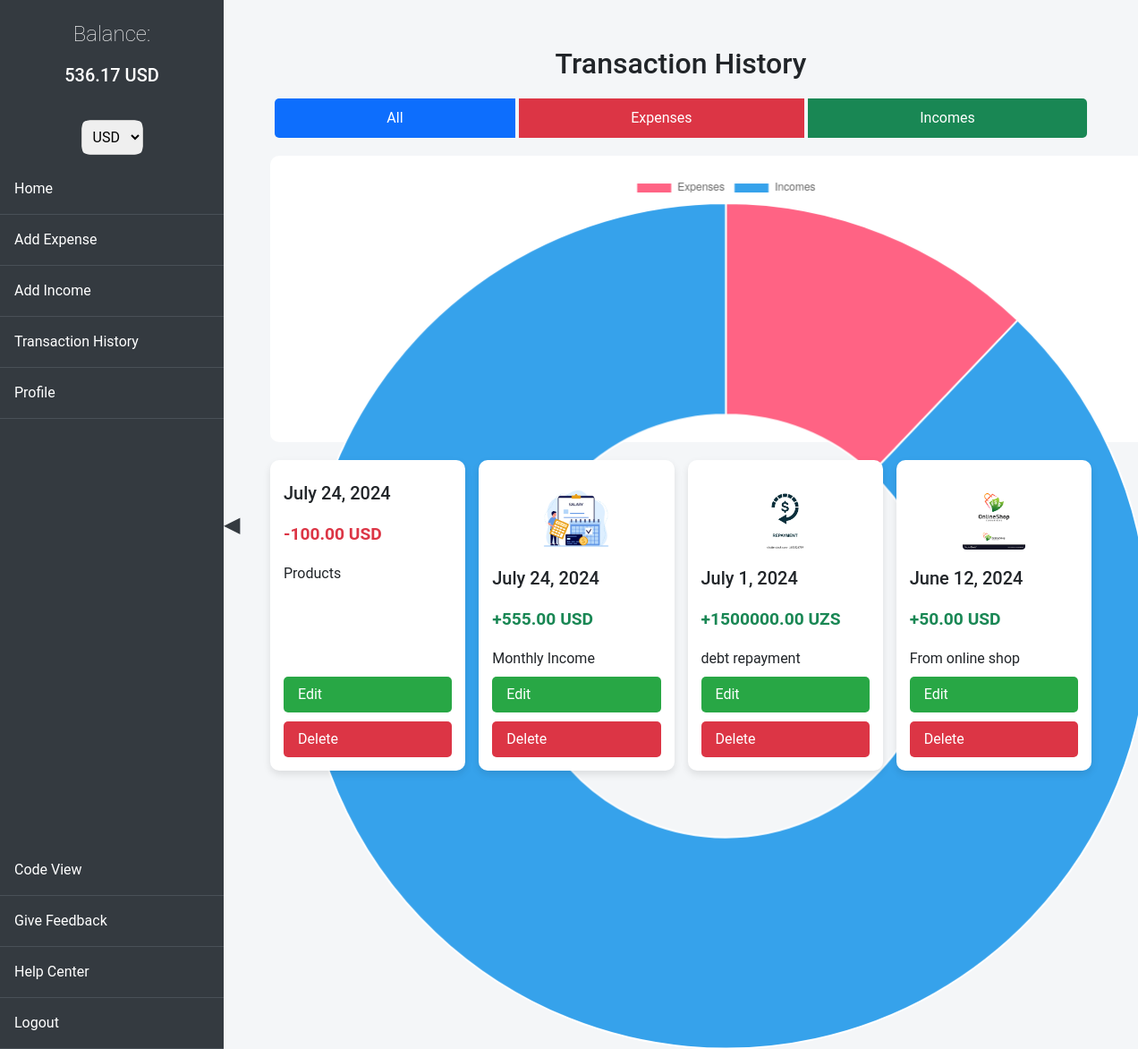
The page / (signed in) on the database its author committed.
### history/models.py (models this page shows, shortened)
class Expense(models.Model):
    CURRENCY_CHOICES = [
        ('UZS', 'Uzbekistani Som'),
        ('USD', 'US Dollar'),
        ('RUB', 'Russian Rouble'),
    ]
    PAYMENT_METHOD_CHOICES = [
        ('cash', 'Cash'),
        ('card', 'Card'),
        ('crypto', 'Crypto'),
    ]
    amount = models.DecimalField(max_digits=10, decimal_places=2)
    date = models.DateField()
    account_balance = models.ForeignKey(AccountBalance, on_delete=models.CASCADE)
    expense_type = models.ForeignKey(ExpenseType, on_delete=models.SET_NULL, null=True, blank=True)
    manual_expense_type = models.CharField(max_length=50, blank=True, null=True)
    image = models.ImageField(upload_to='expense_images/', blank=True, null=True)
    currency = models.CharField(max_length=3, choices=CURRENCY_CHOICES, default='UZS')
    payment_method = models.CharField(max_length=6, choices=PAYMENT_METHOD_CHOICES, default='cash')

class Income(models.Model):
    CURRENCY_CHOICES = [
        ('UZS', 'Uzbekistani Som'),
        ('USD', 'US Dollar'),
        ('RUB', 'Russian Rouble'),
    ]
    PAYMENT_METHOD_CHOICES = [
        ('cash', 'Cash'),
        ('card', 'Card'),
        ('crypto', 'Crypto'),
    ]
    amount = models.DecimalField(max_digits=10, decimal_places=2)
    income_type = models.ForeignKey(IncomeType, on_delete=models.SET_NULL, null=True, blank=True)
    manual_income_type = models.CharField(max_length=255, null=True, blank=True)
    manual_income_image = models.ImageField(upload_to='manual_income_types/', null=True, blank=True)
    image = models.ImageField(upload_to='incomes/', null=True, blank=True)
    date = models.DateField()
    account_balance = models.ForeignKey(AccountBalance, on_delete=models.CASCADE)
    currency = models.CharField(max_length=3, choices=CURRENCY_CHOICES, default='UZS')
    payment_method = models.CharField(max_length=6, choices=PAYMENT_METHOD_CHOICES, default='cash')

class IncomeType(models.Model):
    name = models.CharField(max_length=255)
    image = models.ImageField(upload_to='income_types/', null=True, blank=True)

### history/views.py (the view)
# urls.py: path('', views.index, name='index'),
@login_required
def index(request):
    selected_currency = get_selected_currency(request)
    account_balance = get_object_or_404(AccountBalance, user=request.user)
    expenses = Expense.objects.select_related('expense_type', 'account_balance').filter(account_balance__user=request.user)
    incomes = Income.objects.select_related('income_type', 'account_balance').filter(account_balance__user=request.user)
    total_expenses = sum(convert_to_uzs(expense.amount, expense.currency) for expense in expenses)
    total_incomes = sum(convert_to_uzs(income.amount, income.currency) for income in incomes)
    converted_total_expenses = total_expenses / Decimal(CURRENCY_RATES[selected_currency])
    converted_total_incomes = total_incomes / Decimal(CURRENCY_RATES[selected_currency])
    logger.debug(f"Total Expenses in UZS: {total_expenses}, Converted: {converted_total_expenses}")
    logger.debug(f"Total Incomes in UZS: {total_incomes}, Converted: {converted_total_incomes}")
    balance = account_balance.balance
    converted_balance = balance / Decimal(CURRENCY_RATES[selected_currency])
    transactions = [
        {
            'date': obj.date.strftime('%Y-%m-%d'),
            'amount': -convert_to_uzs(obj.amount, obj.currency) / Decimal(CURRENCY_RATES[selected_currency]),
            'type': 'expense'
        } for obj in expenses
    ] + [
        {
            'date': obj.date.strftime('%Y-%m-%d'),
            'amount': convert_to_uzs(obj.amount, obj.currency) / Decimal(CURRENCY_RATES[selected_currency]),
            'type': 'income'
        } for obj in incomes
    ]
    context = {
        'expenses': expenses,
        'incomes': incomes,
        'total_expenses': converted_total_expenses,
        'total_incomes': converted_total_incomes,
        'balance': converted_balance,
        'currency': selected_currency,
        'transactions': transactions,
    }
    return render(request, 'history/index.html', context)

### history/context_processors.py (called while the page is built)
def account_balance(request):
    if request.user.is_authenticated:
        account_balance, created = AccountBalance.objects.get_or_create(user=request.user)
        return {'balance': account_balance.balance}
    return {}

### history/views.py (called while the page is built)
def convert_to_uzs(amount, currency):
    if currency not in CURRENCY_RATES:
        raise ValueError("Unsupported currency type")
    return amount * Decimal(CURRENCY_RATES[currency])

def get_selected_currency(request):
    return request.session.get('currency', 'USD')

### templates/history/index.html (shortened to what this page needs)
{% extends 'base.html' %}
{% block content %}
<h1>Transaction History</h1>
<div class="btn-group" role="group" aria-label="View Options">
    <button id="view-all" class="btn btn-primary" onclick="updateChart('all')">All</button>
    <button id="view-expenses" class="btn btn-danger" onclick="updateChart('expenses')">Expenses</button>
    <button id="view-incomes" class="btn btn-success" onclick="updateChart('incomes')">Incomes</button>
</div>
<div class="chart-container">
</div>
<div class="transaction-cards">
    {% for expense in expenses %}
    <div class="transaction-card">
        <div class="t-card-wrap">
            <div class="t-cards-wrap">
                <h5>{{ expense.date }}</h5>
                <p class="amount text-danger">-{{ expense.amount|floatformat:2 }} {{ expense.currency }}</p>
                <p>
                    {% if expense.expense_type %}
                        {{ expense.expense_type.name }}
                    {% else %}
                        {{ expense.manual_expense_type }}
                    {% endif %}
                </p>
            </div>
        </div>
        <div class="actions">
            <a href="{% url 'edit_expense' expense.pk %}" class="edit">Edit</a>
            <a href="{% url 'delete_expense' expense.id %}" class="delete-button" data-action="{% url 'delete_expense' expense.id %}">Delete</a>
        </div>
    </div>
    {% endfor %}
    {% for income in incomes %}
    <div class="transaction-card">
        {% if income.income_type.image %}
        <img src="{{ income.income_type.image.url }}" alt="Income Image" width="80">
        {% endif %}
        <div class="t-card-wrap">
            <div class="t-cards-wrap">
                <h5>{{ income.date }}</h5>
                <p class="amount text-success">+{{ income.amount|floatformat:2 }} {{ income.currency }}</p>
                <p>{{ income.income_type.name }}</p>
            </div>
        </div>
        <div class="actions">
            <a href="{% url 'edit_income' income.pk %}" class="edit">Edit</a>
            <a href="{% url 'delete_income' income.id %}" class="delete-button" data-action="{% url 'delete_income' income.id %}">Delete</a>
        </div>
    </div>
    {% endfor %}
</div>
{% endblock %}

### templates/base.html (style rules this page uses)
body { font-family: 'Arial', sans-serif; background-color: #f8f9fa; margin: 0; padding: 0; display: flex; flex-direction: column; }
.transaction-cards { display: flex; flex-wrap: wrap; gap: 1em; margin-top: 20px; }
.transaction-card { background-color: white; box-shadow: 0 4px 8px rgba(0, 0, 0, 0.1); border-radius: 8px; padding: 1em; flex: 1 1 calc(25% - 1em); display: flex; flex-direction: column; transition: transform 0.3s ease, box-shadow 0.3s ease; }
.transaction-card h5, .transaction-card p { margin: 0; padding: 0.5em 0; }
.transaction-card .amount { font-size: 1.2em; font-weight: bold; }
.transaction-card img { max-width: 100%; max-height: 75px; margin-top: 10px; border-radius: 4px; object-fit: cover; }
.transaction-card .actions { margin-top: auto; display: flex; justify-content: space-between; }
.transaction-card .actions a { text-decoration: none; padding: 0.5em 1em; border-radius: 5px; }
.transaction-card .actions .edit { background-color: #28a745; color: white; }
.chart-container { display: flex; justify-content: center; margin-top: 2em; }
.btn { padding: 10px 20px; margin: 5px; border: none; border-radius: 5px; cursor: pointer; }
.btn-danger { background-color: #dc3545; color: white; }

### templates/history/index.html (style rules this page uses)
body { font-family: 'Roboto', sans-serif; background-color: #f4f6f8; margin: 0; padding: 20px; }
h1 { font-size: 2em; margin-bottom: 20px; text-align: center; }
.btn-group { display: flex; justify-content: center; margin-bottom: 20px; }
.btn-group .btn { margin: 0 5px; }
.chart-container { position: relative; height: 40vh; width: 80vw; margin: 0 auto; background: #fff; border-radius: 10px; padding: 20px; }
.transaction-cards { display: flex; flex-wrap: wrap; gap: 15px; justify-content: center; }
.transaction-card { display: flex; flex-direction: column; width: calc(25% - 15px); padding: 15px; border-radius: 10px; background: #fff; box-shadow: 0 4px 8px rgba(0, 0, 0, 0.1); transition: transform 0.3s ease, box-shadow 0.3s ease; box-sizing: border-box; position: relative; }
.t-cards-wrap { display: flex; flex-direction: column; justify-content: space-between; }
.t-card-wrap { display: flex; flex-direction: column; }
.amount { font-size: 1.2em; margin: 5px 0; }
.text-success { color: #28a745; }
.text-danger { color: #dc3545; }
.actions { margin-top: 10px; display: flex; flex-direction: column; gap: 10px; }
.edit, .delete-button { display: inline-block; padding: 10px 15px; font-size: 1em; color: #fff; border: none; border-radius: 5px; text-decoration: none; cursor: pointer; transition: background-color 0.3s ease; }
.edit { background: #007bff; }
.delete-button { background: #dc3545; }
.transaction-card img { max-height: 75px; width: auto; margin-bottom: 10px; align-self: center; }

### rows shown on the page
Expense: date "July 24, 2024", amount "100.00", currency "USD", manual_expense_type "Products"
Income: income_type.image (picture), date "July 24, 2024", amount "555.00", currency "USD", income_type.name "Monthly Income"
Income: income_type.image (picture), date "July 1, 2024", amount "1500000.00", currency "UZS", income_type.name "debt repayment"
Income: income_type.image (picture), date "June 12, 2024", amount "50.00", currency "USD", income_type.name "From online shop"

### other values the page prints
{{ balance|floatformat:2 }} "536.17"
{{ currency }} "USD"
